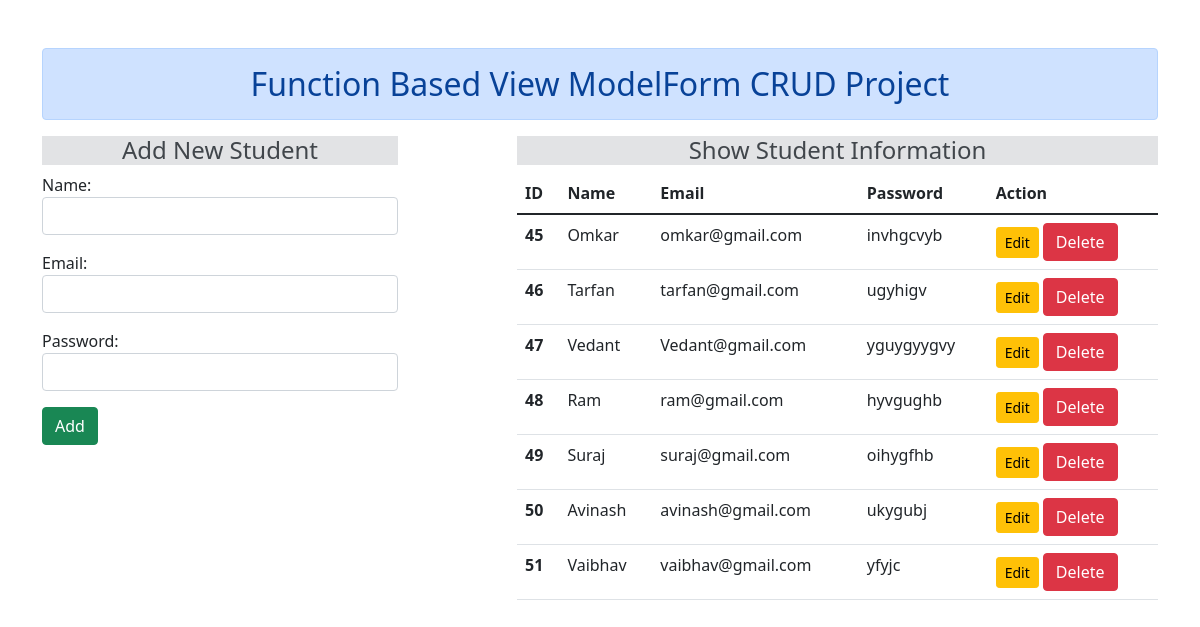
The page / on the database its author committed.
### enroll/models.py (models this page shows)
class User(models.Model):
    Name = models.CharField(max_length=70)
    email = models.EmailField(max_length=100)
    password = models.CharField(max_length=100)

### enroll/views.py (the view)
# urls.py: path('', views.add_show, name="addandshow"),
def add_show(request):
    if request.method == 'POST':
     fm = StudentRegistration(request.POST)
     if fm.is_valid():
        nm = fm.cleaned_data['Name']
        em = fm.cleaned_data['email']
        pw = fm.cleaned_data['password']
        reg = User(Name=nm, email=em, password=pw)
        reg.save()
        fm = StudentRegistration()
        stud = User.objects.all()
        return render(request, 'enroll/addandshow.html', {'form': fm, 'stu': stud})
    else:
        fm = StudentRegistration()
        stud = User.objects.all()
        return render(request, 'enroll/addandshow.html', {'form': fm, 'stu': stud})

### enroll/forms.py
class StudentRegistration(forms.ModelForm):
    class Meta:
        model = User
        fields = ['Name', 'email', 'password']
        widgets = {
            'Name': forms.TextInput(attrs={'class': 'form-control'}),
            'email': forms.EmailInput(attrs={'class': 'form-control'}),
            'password': forms.PasswordInput(render_value=True, attrs={'class': 'form-control'})
        }

### enroll/templates/enroll/addandshow.html (shortened to what this page needs)
{% extends 'enroll/base.html'%}
{% block content %}
<div class="row">
    <div class="col-sm-4">
        <h4 class="text-center alert-secondary">Add New Student</h4>
        <form action="" method="POST">
            {{form.as_p}}
            <input type="submit" class="btn btn-success" value="Add">
        </form>
    </div>
    <div class="col-sm-7 offset-1">
        <h4 class="text-center alert-secondary"> Show Student Information</h4>
        {% if stu %}
        <table class="table table-hover">
            <thead>
                <tr>
                    <th scope="col">ID</th>
                    <th scope="col">Name</th>
                    <th scope="col">Email</th>
                    <th scope="col">Password</th>
                    <th scope="col">Action</th>
                </tr>
            </thead>
            <tbody>
                {% for st in stu %}
                <tr>
                    <th scope="row">{{st.id}}</th>
                    <td>{{st.Name}}</td>
                    <td>{{st.email}}</td>
                    <td>{{st.password}}</td>
                    <td>
                        <a href="{% url 'updatedata' st.id %}" class="btn btn-warning btn-sm">Edit</a>
                        <form action="{% url 'deletedata' st.id %}" method="post" class="d-inline">
                            <input type="submit" class="btn btn-danger" value="Delete">
                        </form>
                    </td>
                </tr>
                {% endfor %}
            </tbody>
        </table>
        {% else %}
        <h4 class="text-center alert-warning">No Data </h4>
        {% endif %}
    </div>
</div>
{% endblock content %}

### enroll/templates/enroll/base.html (shortened to what this page needs)
<!DOCTYPE html>
{% load static %}
<html Lang="en">
<link rel="stylesheet" href="{% static 'enroll/css/bootstrap.css' %}">
<head>
<body>
    <div class="container mt-5">
        <h2 class="text-center alert alert-primary">Function Based View ModelForm CRUD Project</h2>
        {% block content %}
        {% endblock content %}
    </div>
</body>
</head>
</html>

### rows shown on the page
User: id "45", Name "Omkar", email "omkar@gmail.com", password "invhgcvyb"
User: id "46", Name "Tarfan", email "tarfan@gmail.com", password "ugyhigv"
User: id "47", Name "Vedant", email "Vedant@gmail.com", password "yguygyygvy"
User: id "48", Name "Ram", email "ram@gmail.com", password "hyvgughb"
User: id "49", Name "Suraj", email "suraj@gmail.com", password "oihygfhb"
User: id "50", Name "Avinash", email "avinash@gmail.com", password "ukygubj"
User: id "51", Name "Vaibhav", email "vaibhav@gmail.com", password "yfyjc"
